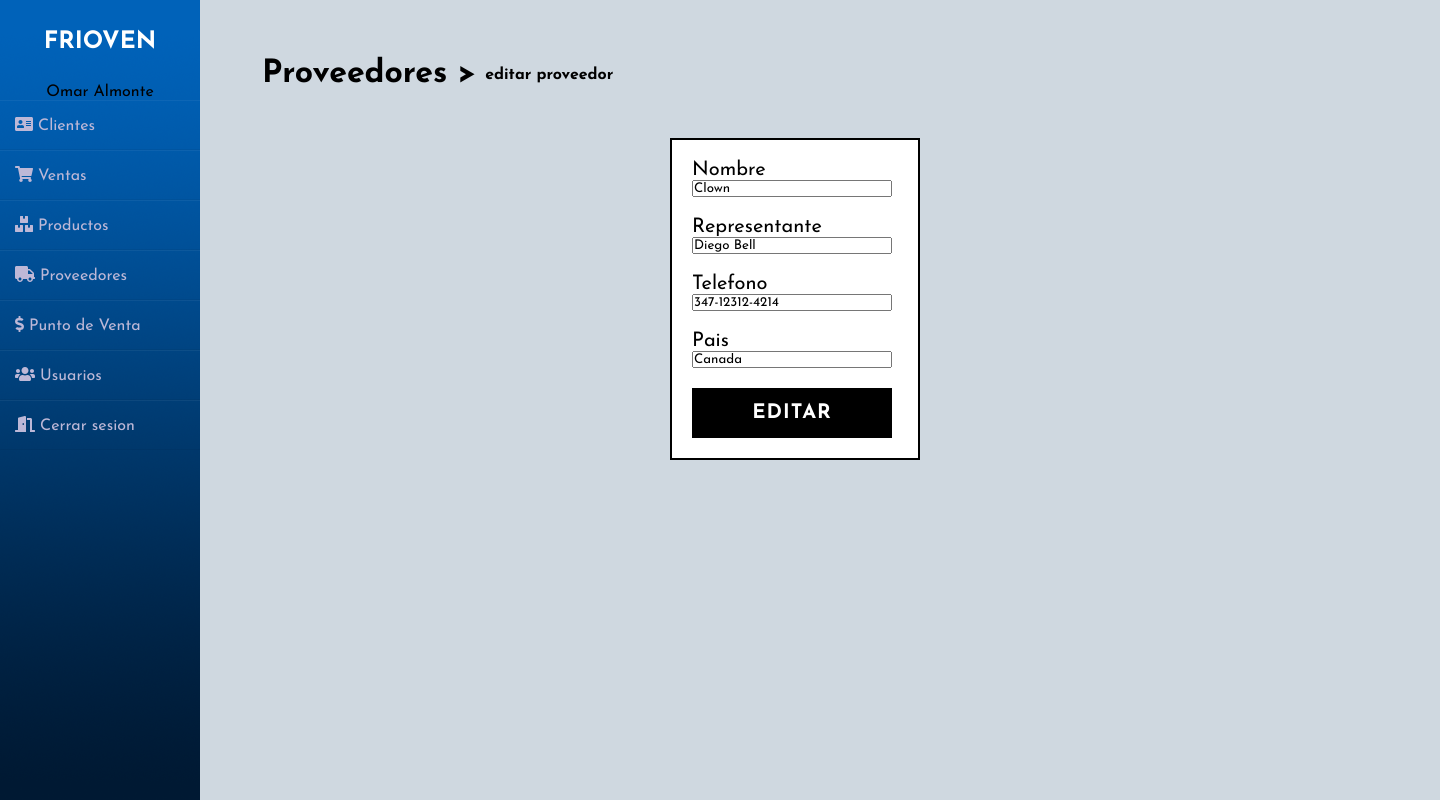
Page /u_prov.php?id=1 (signed in) on the committed database.
### tables this page shows
CREATE TABLE `proveedor` (
  `idproveedor` int(11) NOT NULL,
  `nombreprov` varchar(255) NOT NULL,
  `representante` varchar(255) NOT NULL,
  `telefono` varchar(255) NOT NULL,
  `pais` varchar(255) NOT NULL,
  `activo` char(2) NOT NULL DEFAULT 'si'
);

### back/fillup.php (called while the page is built, shortened)
<?php
include 'conexion.php';
  $idc = $_GET["id"];
  $q = "SELECT nombreprov,representante,telefono,pais FROM proveedor WHERE idproveedor = $idc;";
  $e = mysqli_query($con,$q);
  $contador = mysqli_num_rows($e);
  if ($contador > 0) {
        while ($datos = mysqli_fetch_array($e)) {
            $nombreprov = $datos['nombreprov'];
            $representante = $datos['representante'];
            $telefono = $datos['telefono'];
            $pais = $datos['pais'];
        }
   }
?>

### u_prov.php (the view, shortened to what this page needs)
<?php
  include 'links/u_clientelinks.php';
  include 'back/fillup.php';
  $idc = $_GET["id"];
?>
<!DOCTYPE html>
<html>
<head>
</head>
<body>
	<div class="wrapper">
    <?php
    include 'links/sidebar.php';
    ?>
    <div class="main_content">
    <h1 class="black down"><a class="black" href="proveedores.php">Proveedores</a> ></h1>
    <h4 class="downr2">editar proveedor</h4>
    <div class="downp">
    	<div class="frm_registrar">
			<form method="post" action="back/b_uprov.php?ic=<?php echo $idc ?>">
				<label>Nombre</label>
                <br>
    			<input name="nombreprov" type="text" class="iwi" placeholder="Nombre de cliente" value = "<?php echo $nombreprov?>" required>
                <br><br>
    			<label>Representante</label>
                <br>
    			<input name="representante"type="text" class="iwi" placeholder="RNC de cliente" value = "<?php echo $representante?>"  required>
				<br><br>
				<label>Telefono</label>
                <br>
    			<input name="telefono" type="text" class="iwi" placeholder="Direccion de cliente" value = "<?php echo $telefono?>"  required>
                <br><br>
    			<label>Pais</label>
                <br>
    			<input name="pais" type="text" class="iwi" value = "<?php echo $pais?>"  required>
    			<br><br>
    			<input type="submit" class="iwi btn btn-2" value="Editar">
		  	</form>
        </div>
    	</div>
</body>
</html>

### css/cssgeneral.css (style rules this page uses)
.down { transform: translate(5%, 180%); }
.downr2 { transform: translate(23%, 220%); }
* { outline:none !important; }
a { text-decoration: none !important;outline: none !important; }
.downp { margin-left: 70px; margin-top: 90px; font-size: 20px; }

### css/botones.css (style rules this page uses)
.btn { border: none; font-size: 20px; color: inherit; background: none; cursor: pointer; padding: 15px 40px; text-transform: uppercase; letter-spacing: 1px; font-weight: 700; outline: none; -webkit-transition: all 0.3s; -moz-transition: all 0.3s; transition: all 0.3s; }
.btn:after { content: ''; position: absolute; z-index: -1; -webkit-transition: all 0.3s; -moz-transition: all 0.3s; transition: all 0.3s; }
.btn:before { speak: none; font-style: normal; font-weight: normal; font-variant: normal; text-transform: none; line-height: 1; position: relative; -webkit-font-smoothing: antialiased; }
.btn-2 { background: black; color: #fff; }
.btn-2:before { position: absolute; height: 100%; left: 0; top: 0; line-height: 3; font-size: 140%; width: 60px; }

### css/form.css (style rules this page uses)
.frm_registrar { padding: 20px; border: 2px solid black; width: 250px; margin-left: 400px; background: white; font-size: 20px; margin-top: 3px; }
.iwi { width: 200px; }

### css/sidebar.css (style rules this page uses)
* { margin: 0; padding: 0; box-sizing: border-box; list-style: none; text-decoration: none; font-family: 'Josefin Sans', sans-serif; }
body { background-color: #00325e30; }
.wrapper { display: flex; position: relative; }
.wrapper .main_content { width: 100%; margin-left: 200px; }

### rows in the picture
proveedor: nombreprov "Clown", representante "Diego Bell", telefono "347-12312-4214", pais "Canada"

### other values in the picture
$fn "Omar Almonte"
